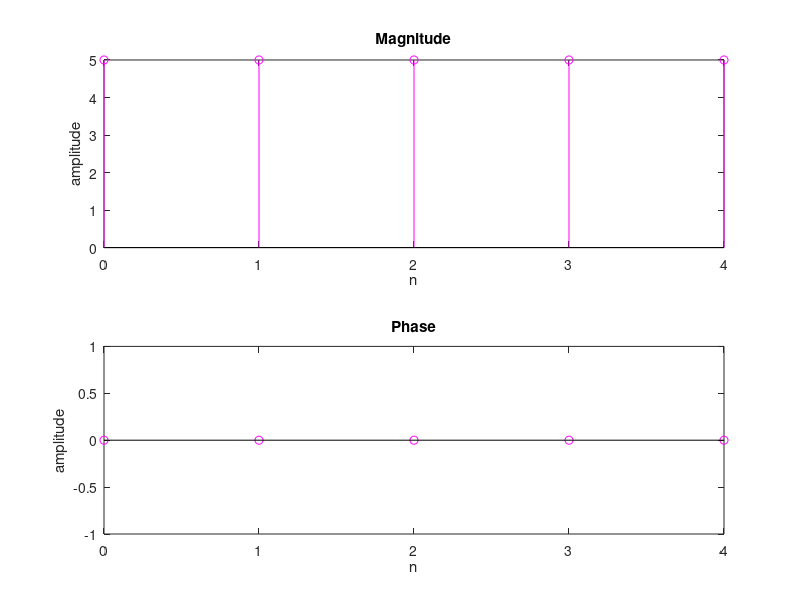

The MATLAB source for this figure:
close all;
clear;

x = input('Enter the seq. ');
N = input('Enter the point of DFT ');

for k = 0 : N-1
  xk(k+1) = 0;
  for n = 0 : length(x) - 1
    xk(k+1) = xk(k+1) + x(n+1) * exp(-j * 2 * pi * k * n / N);
  end
end

disp('The N point DFT is ');
disp(xk);

xk1 = fft(x,N);
disp('The N point DFT by fft() funtion ');
disp(xk1);

n1 = 0 : N-1;

subplot(2,1,1);
stem(n1,abs(xk),'m');
title('Magnitude');
xlabel('n');
ylabel('amplitude');

subplot(2,1,2);
stem(n1,angle(xk),'m');
title('Phase');
xlabel('n');
ylabel('amplitude');
